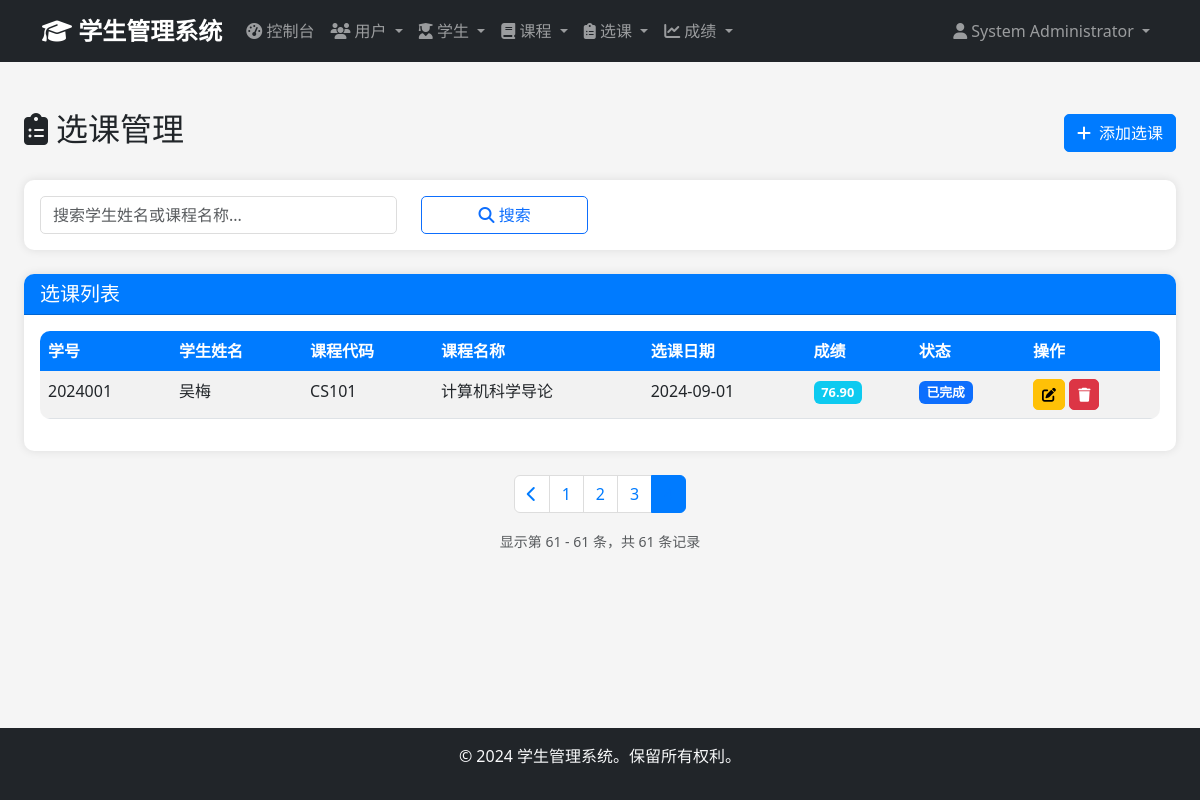
The app's page /admin/enrollments?page=4&search=&status= (signed in), older data.
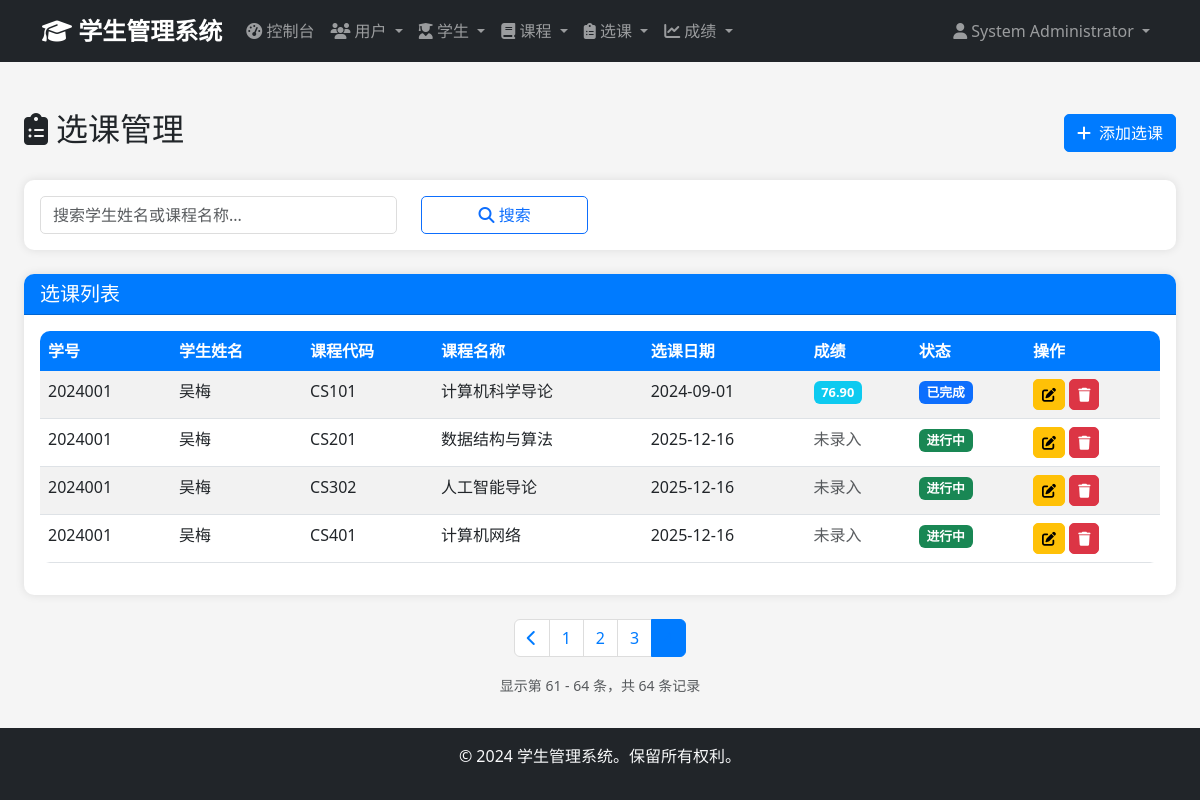
The same page, newer data.
### app/models/enrollment.py (models this page shows, shortened)
class Enrollment(db.Model):
    __tablename__ = 'enrollments'
    id = db.Column(db.Integer, primary_key=True)
    student_id = db.Column(db.Integer, db.ForeignKey('students.id'), nullable=False)
    course_id = db.Column(db.Integer, db.ForeignKey('courses.id'), nullable=False)
    enrollment_date = db.Column(db.Date, nullable=False, default=date.today)
    status = db.Column(db.Enum('enrolled', 'completed', 'dropped', 'withdrawn', name='enrollment_status'),
                       default='enrolled')
    grade = db.Column(db.Numeric(5, 2))
    created_at = db.Column(db.DateTime, default=datetime.utcnow)
    updated_at = db.Column(db.DateTime, default=datetime.utcnow, onupdate=datetime.utcnow)
    __table_args__ = (db.UniqueConstraint('student_id', 'course_id', name='unique_enrollment'),)

### app/models/student.py (models this page shows, shortened)
class Student(db.Model):
    __tablename__ = 'students'
    id = db.Column(db.Integer, primary_key=True)
    student_id = db.Column(db.String(20), unique=True, nullable=False)
    first_name = db.Column(db.String(50), nullable=False)
    last_name = db.Column(db.String(50), nullable=False)
    birth_date = db.Column(db.Date)
    gender = db.Column(db.Enum('Male', 'Female', 'Other', name='gender'))
    email = db.Column(db.String(100), unique=True, nullable=False)
    phone = db.Column(db.String(20))
    address = db.Column(db.Text)
    major = db.Column(db.String(100))
    enrollment_year = db.Column(db.Integer)
    created_at = db.Column(db.DateTime, default=datetime.utcnow)
    updated_at = db.Column(db.DateTime, default=datetime.utcnow, onupdate=datetime.utcnow)
    enrollments = db.relationship('Enrollment', backref='student', lazy='dynamic', cascade='all, delete-orphan')

### app/models/course.py (models this page shows, shortened)
class Course(db.Model):
    __tablename__ = 'courses'
    id = db.Column(db.Integer, primary_key=True)
    course_code = db.Column(db.String(20), unique=True, nullable=False)
    course_name = db.Column(db.String(100), nullable=False)
    description = db.Column(db.Text)
    credits = db.Column(db.Integer, nullable=False, default=3)
    department = db.Column(db.String(100))
    instructor = db.Column(db.String(100))
    created_at = db.Column(db.DateTime, default=datetime.utcnow)
    updated_at = db.Column(db.DateTime, default=datetime.utcnow, onupdate=datetime.utcnow)
    enrollments = db.relationship('Enrollment', backref='course', lazy='dynamic', cascade='all, delete-orphan')

### app/views/admin.py (the view, shortened to what this page needs)
@admin_bp.route('/enrollments')
@login_required
@admin_required
def enrollments():
    page = request.args.get('page', 1, type=int)
    search = request.args.get('search', '')
    status_filter = request.args.get('status', '')
    query = Enrollment.query.join(Student).join(Course)
    if status_filter:
        query = query.filter(Enrollment.status == status_filter)
    enrollments = query.paginate(
        page=page,
        per_page=20,
        error_out=False
    )
    return render_template('admin/enrollments/index.html', enrollments=enrollments, search=search, status_filter=status_filter)

### app/models/user.py (called while the page is built)
    def is_admin(self):
        return self.role == 'admin'

### app/views/auth.py (called while the page is built)
def admin_required(f):
    @wraps(f)
    def decorated_function(*args, **kwargs):
        if not current_user.is_authenticated or not current_user.is_admin():
            flash('访问被拒绝。需要管理员权限。', 'error')
            return redirect(url_for('auth.login'))
        return f(*args, **kwargs)
    return decorated_function

### app/templates/admin/enrollments/index.html (shortened to what the changed rows need)
{% extends "base.html" %}
{% block content %}
<div class="container-fluid mt-4">
    <div class="d-flex justify-content-between align-items-center mb-4">
        <div class="d-flex align-items-center">
            <h2>
                <i class="fas fa-clipboard-list me-2"></i>选课管理
            </h2>
        </div>
    </div>
    <div class="card">
        <div class="card-body">
            {% if enrollments %}
            <div class="table-responsive">
                <table class="table table-striped">
                    <thead>
                        <tr>
                            <th>学号</th>
                            <th>学生姓名</th>
                            <th>课程代码</th>
                            <th>课程名称</th>
                            <th>选课日期</th>
                            <th>成绩</th>
                            <th>状态</th>
                            <th>操作</th>
                        </tr>
                    </thead>
                    <tbody>
                        {% for enrollment in enrollments %}
                        <tr>
                            <td>{{ enrollment.student.student_id }}</td>
                            <td>{{ enrollment.student.first_name }}{{ enrollment.student.last_name }}</td>
                            <td>{{ enrollment.course.course_code }}</td>
                            <td>{{ enrollment.course.course_name }}</td>
                            <td>{{ enrollment.enrollment_date.strftime('%Y-%m-%d') if enrollment.enrollment_date else '-' }}</td>
                            <td>
                                {% if enrollment.grade is not none %}
                                    <span class="badge bg-info">{{ enrollment.grade }}</span>
                                {% else %}
                                    <span class="text-muted">未录入</span>
                                {% endif %}
                            </td>
                            <td>
                                {% if enrollment.status == 'enrolled' %}
                                    <span class="badge bg-success">进行中</span>
                                {% elif enrollment.status == 'completed' %}
                                    <span class="badge bg-primary">已完成</span>
                                {% else %}
                                    <span class="badge bg-danger">已退课</span>
                                {% endif %}
                            </td>
                            <td>
                                <a href="{{ url_for('admin.edit_enrollment', enrollment_id=enrollment.id) }}"
                                   class="btn btn-sm btn-warning" title="编辑">
                                    <i class="fas fa-edit"></i>
                                </a>
                                <button type="button" class="btn btn-sm btn-danger delete-enrollment"
                                        data-id="{{ enrollment.id }}"
                                        data-student="{{ enrollment.student.first_name }}{{ enrollment.student.last_name }}"
                                        data-course="{{ enrollment.course.course_name }}" title="删除">
                                    <i class="fas fa-trash"></i>
                                </button>
                            </td>
                        </tr>
                        {% endfor %}
                    </tbody>
                </table>
            </div>
            {% endif %}
        </div>
    </div>
    {% if enrollments.pages > 1 %}
    <nav aria-label="选课列表分页" class="mt-4">
        <ul class="pagination justify-content-center">
            {% if enrollments.has_prev %}
            <li class="page-item">
                <a class="page-link" href="{{ url_for('admin.enrollments', page=enrollments.prev_num, search=search, status=status_filter) }}">
                    <i class="fas fa-chevron-left"></i>
                </a>
            </li>
            {% endif %}
            {% for page_num in enrollments.iter_pages() %}
                {% if page_num %}
                    {% if page_num != enrollments.page %}
                    <li class="page-item">
                        <a class="page-link" href="{{ url_for('admin.enrollments', page=page_num, search=search, status=status_filter) }}">{{ page_num }}</a>
                    </li>
                    {% else %}
                    <li class="page-item active">
                        <span class="page-link">{{ page_num }}</span>
                    </li>
                    {% endif %}
                {% else %}
                <li class="page-item disabled">
                    <span class="page-link">…</span>
                </li>
                {% endif %}
            {% endfor %}
        </ul>
    </nav>
    <div class="text-center text-muted mt-2">
        <small>
            显示第 {{ (enrollments.page - 1) * enrollments.per_page + 1 }} -
            {{ enrollments.page * enrollments.per_page if enrollments.page * enrollments.per_page < enrollments.total else enrollments.total }}
            条，共 {{ enrollments.total }} 条记录
        </small>
    </div>
    {% endif %}
</div>
{% endblock %}

Row changes from the older to the newer data that the page shows:
added Enrollment: student.student_id "2024001", student.first_name "吴", student.last_name "梅", course.course_code "CS201", course.course_name "数据结构与算法", enrollment_date "2025-12-16", shows "未录入", status "进行中"
added Enrollment: student.student_id "2024001", student.first_name "吴", student.last_name "梅", course.course_code "CS302", course.course_name "人工智能导论", enrollment_date "2025-12-16", shows "未录入", status "进行中"
added Enrollment: student.student_id "2024001", student.first_name "吴", student.last_name "梅", course.course_code "CS401", course.course_name "计算机网络", enrollment_date "2025-12-16", shows "未录入", status "进行中"
Text that changed along with them:
{{ enrollments.total }}: "61" → "64"
text no longer shown: "61"
text now shown: "64"
